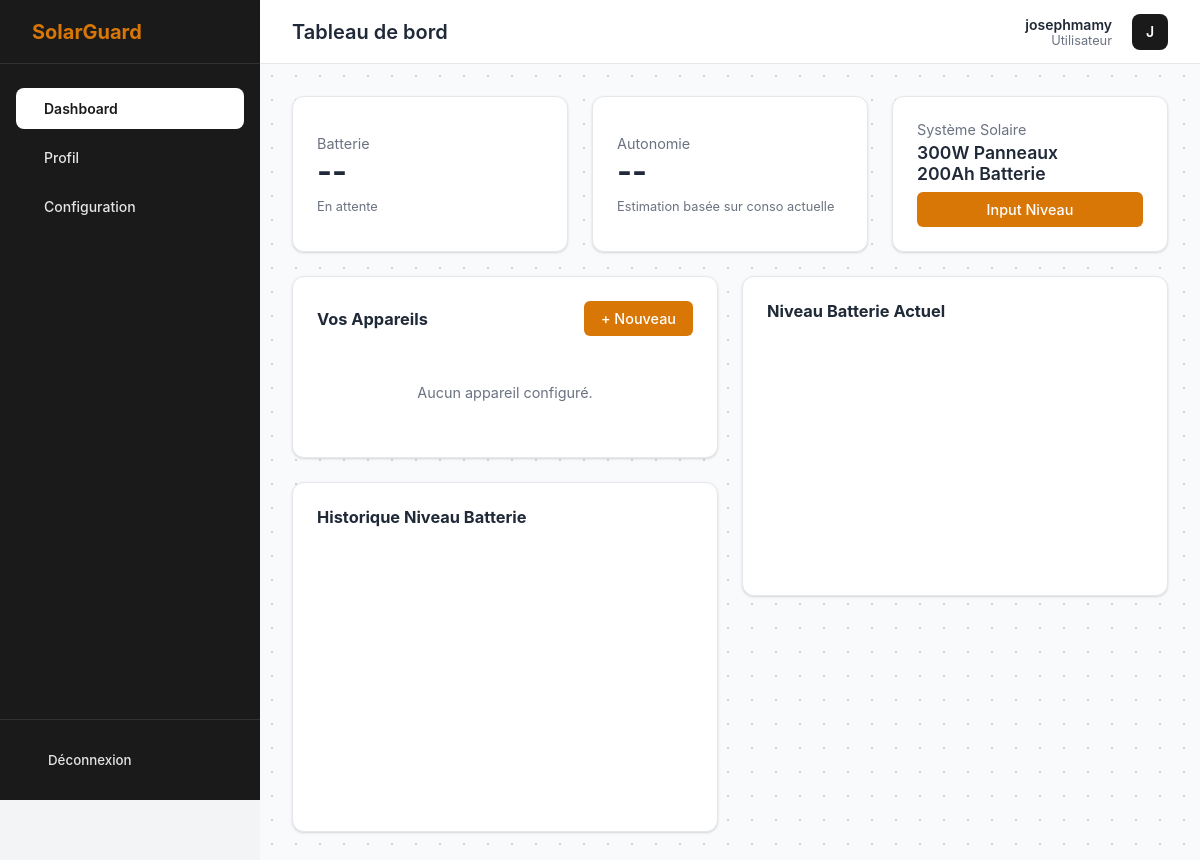
Before: /dashboard/ (signed in) with the older database file.
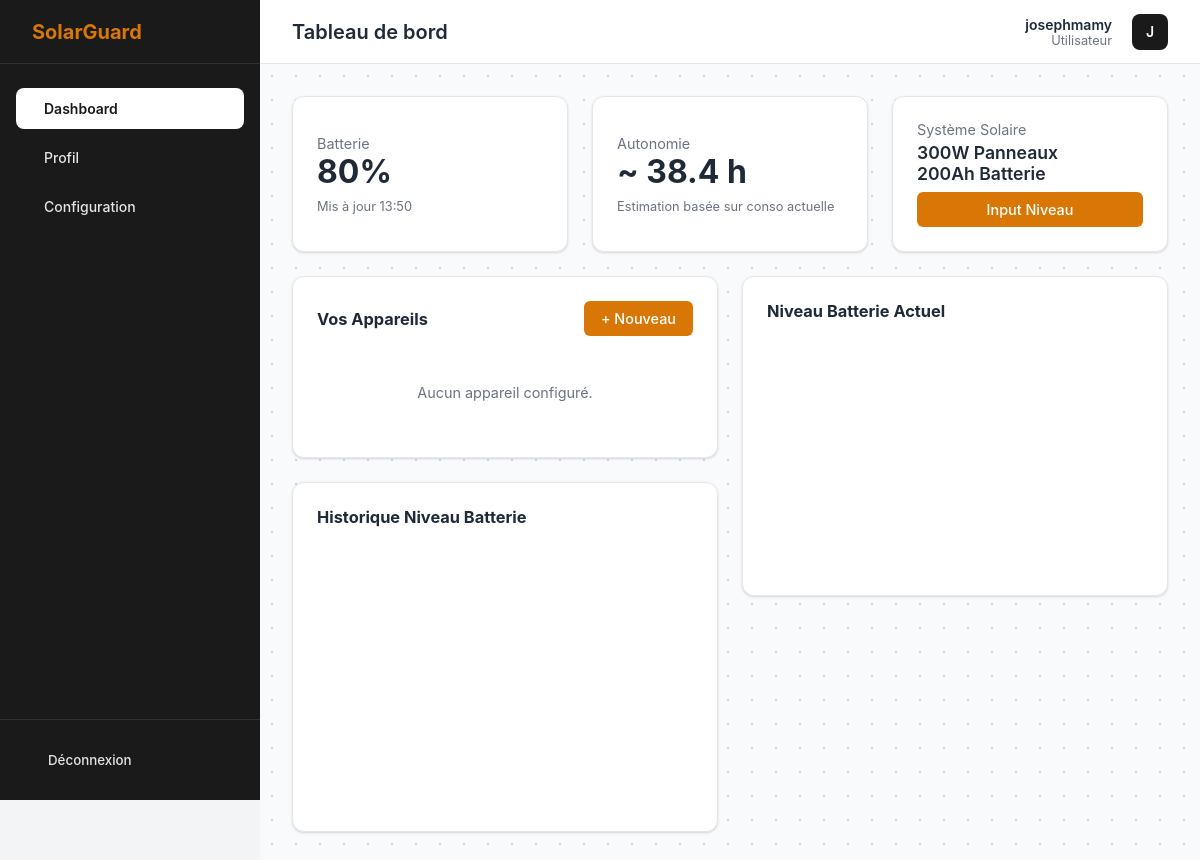
After: the same page with the newer database file.
### core/models.py (models this page shows, shortened)
class BatteryReading(models.Model):
    user = models.ForeignKey(User, on_delete=models.CASCADE, related_name='readings')
    level_percent = models.IntegerField(help_text="Niveau de batterie en %")
    timestamp = models.DateTimeField(auto_now_add=True)
    class Meta:
        ordering = ['-timestamp']

### core/views.py (the view)
# urls.py: path('dashboard/', views.dashboard, name='dashboard'),
@login_required
def dashboard(request):
    try:
        solar_system = request.user.solar_system
    except SolarSystem.DoesNotExist:
        return redirect('setup_system')
    last_reading = BatteryReading.objects.filter(user=request.user).first()
    appliances = Appliance.objects.filter(user=request.user)
    autonomy = None
    recs = {
        'recommended': [],
        'acceptable': [],
        'avoid': []
    }
    if last_reading:
        energy_wh = utils.calculate_energy(
            solar_system.battery_capacity_ah,
            solar_system.system_voltage,
            last_reading.level_percent
        )
        essential_load = sum(app.power_w for app in appliances if app.is_essential)
        total_load = sum(app.power_w for app in appliances)
        avg_load = essential_load or (total_load / (len(appliances) or 1)) or 50
        autonomy = utils.estimate_autonomy(energy_wh, avg_load)
        recs = utils.get_recommendations(last_reading.level_percent, appliances)
    chart_data = utils.get_usage_history(request.user)
    context = {
        'solar_system': solar_system,
        'last_reading': last_reading,
        'appliances': appliances,
        'autonomy': autonomy,
        'recommendations': recs,
        'chart_data': chart_data,
    }
    return render(request, 'core/dashboard.html', context)

### core/utils.py (called while the page is built)
def calculate_energy(capacity_ah, voltage, level_percent):
    return capacity_ah * voltage * (level_percent / 100)

def estimate_autonomy(available_wh, consumption_w):
    if consumption_w <= 0:
        return 99.9  # Indique une autonomie quasi-infinie (pas de conso)
    return available_wh / consumption_w

def get_usage_history(user):
    from .models import BatteryReading
    import json
    readings = BatteryReading.objects.filter(user=user).order_by('-timestamp')[:7]
    readings = reversed(readings) # Chronological order
    labels = []
    data = []
    for r in readings:
        labels.append(r.timestamp.strftime("%d/%m %H:%M"))
        data.append(r.level_percent)
    return json.dumps({
        'labels': labels,
        'data': data
    })

### core/templates/core/dashboard.html (shortened to what the changed rows need)
{% extends 'base.html' %}
{% block content %}
<div class="grid-3">
    <div class="card" style="margin-bottom:0; display:flex; flex-direction:column; justify-content:center;">
        <div class="flex-between">
            <div>
                <p class="text-muted">Batterie</p>
                <div
                    class="metric-large {% if last_reading.level_percent > 50 %}text-success{% elif last_reading.level_percent > 20 %}text-warning{% else %}text-danger{% endif %}">
                    {% if last_reading %}{{ last_reading.level_percent }}%{% else %}--{% endif %}
                </div>
            </div>
        </div>
        <p class="text-muted" style="font-size:0.8rem; margin-top:8px;">
            {% if last_reading %}Mis à jour {{ last_reading.timestamp|date:"H:i" }}{% else %}En attente{% endif %}
        </p>
    </div>
    <div class="card" style="margin-bottom:0; display:flex; flex-direction:column; justify-content:center;">
        <div class="flex-between">
            <div>
                <p class="text-muted">Autonomie</p>
                <div class="metric-large text-primary">
                    {% if autonomy %}~ {{ autonomy|floatformat:1 }} h{% else %}--{% endif %}
                </div>
            </div>
        </div>
    </div>
</div>
{% endblock %}

Changed rows visible on the page:
added BatteryReading: level_percent "80", timestamp "13:50"
Other visible differences:
{{ autonomy|floatformat:1 }}: (not shown) → "38.4"
text no longer shown: "-- En attente --"
text now shown: "% Mis à jour ~ h"
